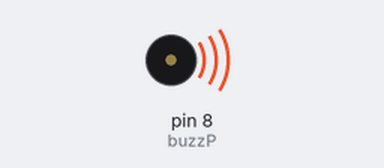
This sketch was run on a simulated Arduino Uno, built with avr-gcc and run on an emulated ATmega328P. On the bench: buzzer (waves = sounding).

Above: at 0.1 s.
Timing chart, 0 to 40.0 s (numbered marks = the images above):
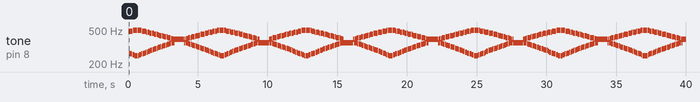

The sketch:

BUZZER_2_TONE_CODE.ino
```cpp
int buzzP=8;
int dt1=1;
int dt2=2;
int j;

void setup(){
pinMode(buzzP, OUTPUT);

}

void loop(){
for(j=1; j<=100; j=j+5){
  digitalWrite(buzzP, HIGH);
  delay(dt1);
  digitalWrite(buzzP, LOW);
  delay (dt1);
}

for(j=1; j<=100; j=j+10){
    digitalWrite(buzzP, HIGH);
  delay(dt2);
  digitalWrite(buzzP, LOW);
  delay (dt2);
}
}
```

Measured:
- by itself, tone on pin 8 (buzzP): plays 483 Hz for 0.04 s, 268 Hz for 0.04 s, 483 Hz for 0.04 s, 262 Hz for 0.04 s, 483 Hz for 0.04 s, 262 Hz for 0.04 s … (891 notes in this stretch)
